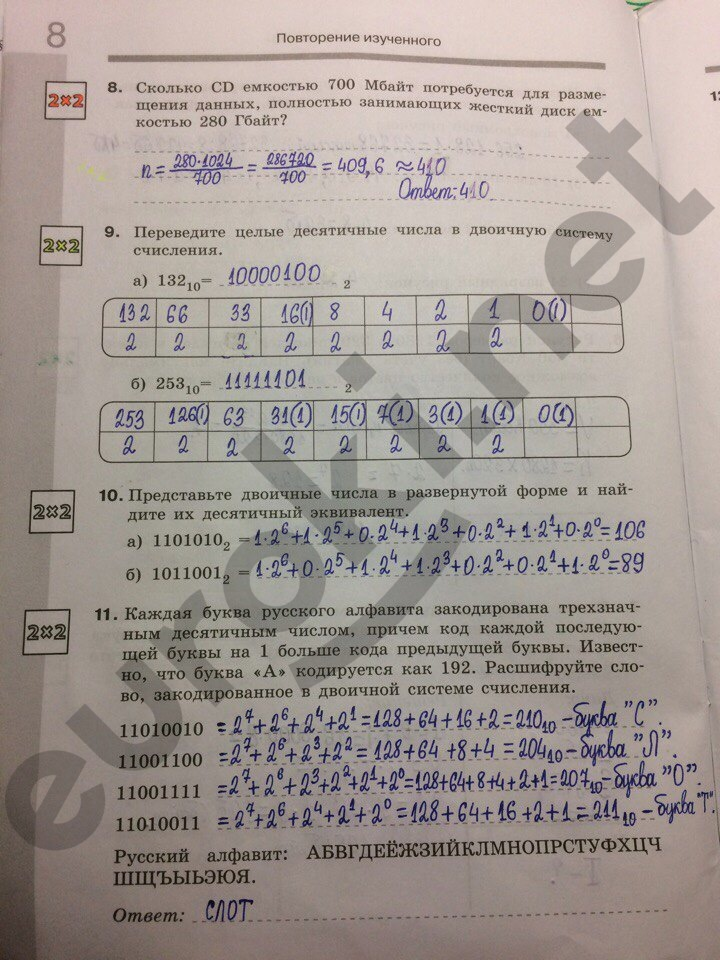
#> input picture Python-Remove-Watermark/a.jpg, 720 x 960 px
$ python watermark.py
#> lines starting #> are read from the running program, lines starting #| are printed output that depends on the picture
from skimage import io
import numpy as np
# [8 lines of commented-out code are left out]

def judge(x,y):
    temp = -(600.0/1575.0) * x
    if y > 1350 + temp and y < 1500 + temp:
        return True
    else:
        return False

# [14 lines of commented-out code are left out]

def select_pixel(r,g,b):
    if (r == 208 and g == 208 and b == 208 ) or (r == 196 and g == 196 and b == 196) \
        or (r == 206 and g == 206 and b == 206 ):
        return True
    else:
        return False
def select_pixel2(r,g,b):
    if r > 105 and r < 250 and g > 95 and g < 250 and b > 95 and b < 250:
        return True
    else:
        return False
def handle(imgs):
    for  i in range(imgs.shape[0]):
        for j in range(imgs.shape[1]):
            # if not judge(j,i):
            #     continue
            # if imgs[i][j][1] > 100 and imgs[i][j][1] < 250 and imgs[i][j][2] > 100 and imgs[i][j][2] < 250:
            if select_pixel2(imgs[i][j][0],imgs[i][j][1],imgs[i][j][2]):
                imgs[i][j][0] =  imgs[i][j][1] = imgs[i][j][2] = 255
            # if not select_pixel(imgs[i][j][0],imgs[i][j][1],imgs[i][j][2]):
            #     imgs[i][j][0] =  imgs[i][j][1] = imgs[i][j][2] = 0
    return imgs

img = io.imread('./a.jpg')
#> img is the input picture: shape (960, 720, 3); mean R, G, B 162, 152.6, 147.2
img = np.array(img)
print(img.shape)
#| (960, 720, 3)
img = handle(img)
#> after the loop in handle, `for  i in range(imgs.shape[0]):`:
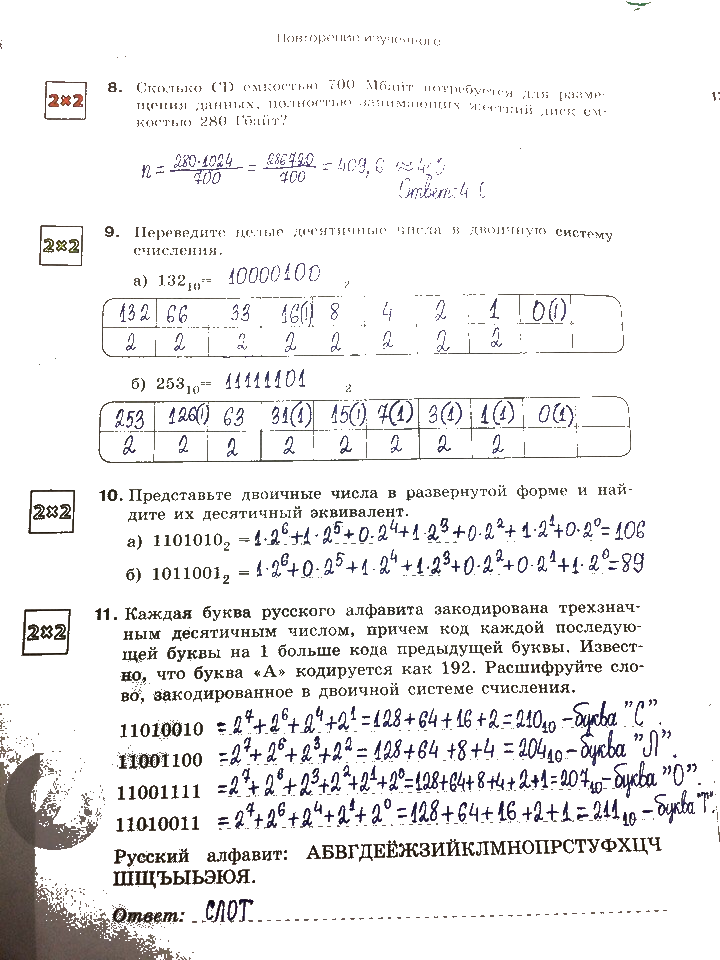
#> imgs: shape (960, 720, 3); mean R, G, B 238.4, 237.7, 237.9
io.imsave('./result.jpg', img)
